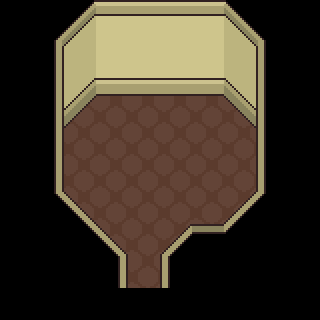

A level layout from a 2D game, rendered from its tile map. Below: a short description, then the map file with its tile-grid data intact:
An orthogonal 10x10 tile map with 32x32 px tiles, 1 tile layer (Tile Layer 1), 2 tilesets and 10 objects (CricketsBed, CricketsDrawer, CricketsTable).

<map version="1.0" orientation="orthogonal" width="10" height="10" tilewidth="32" tileheight="32">
 <tileset firstgid="1" name="Mainsheet" tilewidth="32" tileheight="32">
  <image source="../Tiles/Mainsheet.png" width="224" height="192" />
 </tileset>
 <tileset firstgid="50" name="PropGrid" tilewidth="32" tileheight="32">
  <image source="../PropGrid.png" width="192" height="416" />
 </tileset>
 <layer name="Tile Layer 1" width="10" height="10">
  <data>
   <tile gid="22" />
   <tile gid="22" />
   <tile gid="2" />
   <tile gid="4" />
   <tile gid="4" />
   <tile gid="4" />
   <tile gid="4" />
   <tile gid="6" />
   <tile gid="22" />
   <tile gid="22" />
   <tile gid="22" />
   <tile gid="8" />
   <tile gid="9" />
   <tile gid="11" />
   <tile gid="11" />
   <tile gid="11" />
   <tile gid="11" />
   <tile gid="13" />
   <tile gid="14" />
   <tile gid="22" />
   <tile gid="22" />
   <tile gid="15" />
   <tile gid="16" />
   <tile gid="18" />
   <tile gid="18" />
   <tile gid="18" />
   <tile gid="18" />
   <tile gid="20" />
   <tile gid="21" />
   <tile gid="22" />
   <tile gid="22" />
   <tile gid="15" />
   <tile gid="23" />
   <tile gid="1" />
   <tile gid="1" />
   <tile gid="1" />
   <tile gid="1" />
   <tile gid="27" />
   <tile gid="21" />
   <tile gid="22" />
   <tile gid="22" />
   <tile gid="15" />
   <tile gid="1" />
   <tile gid="1" />
   <tile gid="1" />
   <tile gid="1" />
   <tile gid="1" />
   <tile gid="1" />
   <tile gid="21" />
   <tile gid="22" />
   <tile gid="22" />
   <tile gid="15" />
   <tile gid="1" />
   <tile gid="1" />
   <tile gid="1" />
   <tile gid="1" />
   <tile gid="1" />
   <tile gid="1" />
   <tile gid="21" />
   <tile gid="22" />
   <tile gid="22" />
   <tile gid="29" />
   <tile gid="30" />
   <tile gid="1" />
   <tile gid="1" />
   <tile gid="1" />
   <tile gid="1" />
   <tile gid="34" />
   <tile gid="35" />
   <tile gid="22" />
   <tile gid="22" />
   <tile gid="22" />
   <tile gid="29" />
   <tile gid="30" />
   <tile gid="1" />
   <tile gid="34" />
   <tile gid="26" />
   <tile gid="35" />
   <tile gid="22" />
   <tile gid="22" />
   <tile gid="22" />
   <tile gid="22" />
   <tile gid="22" />
   <tile gid="15" />
   <tile gid="1" />
   <tile gid="21" />
   <tile gid="22" />
   <tile gid="22" />
   <tile gid="22" />
   <tile gid="22" />
   <tile gid="22" />
   <tile gid="22" />
   <tile gid="22" />
   <tile gid="22" />
   <tile gid="22" />
   <tile gid="22" />
   <tile gid="22" />
   <tile gid="22" />
   <tile gid="22" />
   <tile gid="22" />
  </data>
 </layer>
 <objectgroup name="Props" width="10" height="10">
  <object name="CricketsBed" gid="64" x="75" y="120">
   <properties>
    <property name="Collidable" value="true" />
    <property name="Permissions" value="All" />
    <property name="Sprite" value="Bed" />
    <property name="SuccessDialogue" value="Bed" />
   </properties>
  </object>
  <object gid="65" x="107" y="120" />
  <object gid="70" x="75" y="152" />
  <object gid="71" x="107" y="152" />
  <object name="CricketsDrawer" gid="62" x="171" y="88">
   <properties>
    <property name="Collidable" value="true" />
    <property name="Permissions" value="All" />
    <property name="Sprite" value="Drawer" />
    <property name="SuccessDialogue" value="CricketsDrawer" />
   </properties>
  </object>
  <object gid="63" x="203" y="88" />
  <object gid="68" x="171" y="120" />
  <object gid="69" x="203" y="120" />
  <object name="CricketsTable" gid="51" x="67" y="155">
   <properties>
    <property name="Collidable" value="true" />
    <property name="Sprite" value="BedsideTable" />
   </properties>
  </object>
  <object gid="57" x="67" y="187" />
 </objectgroup>
</map>
